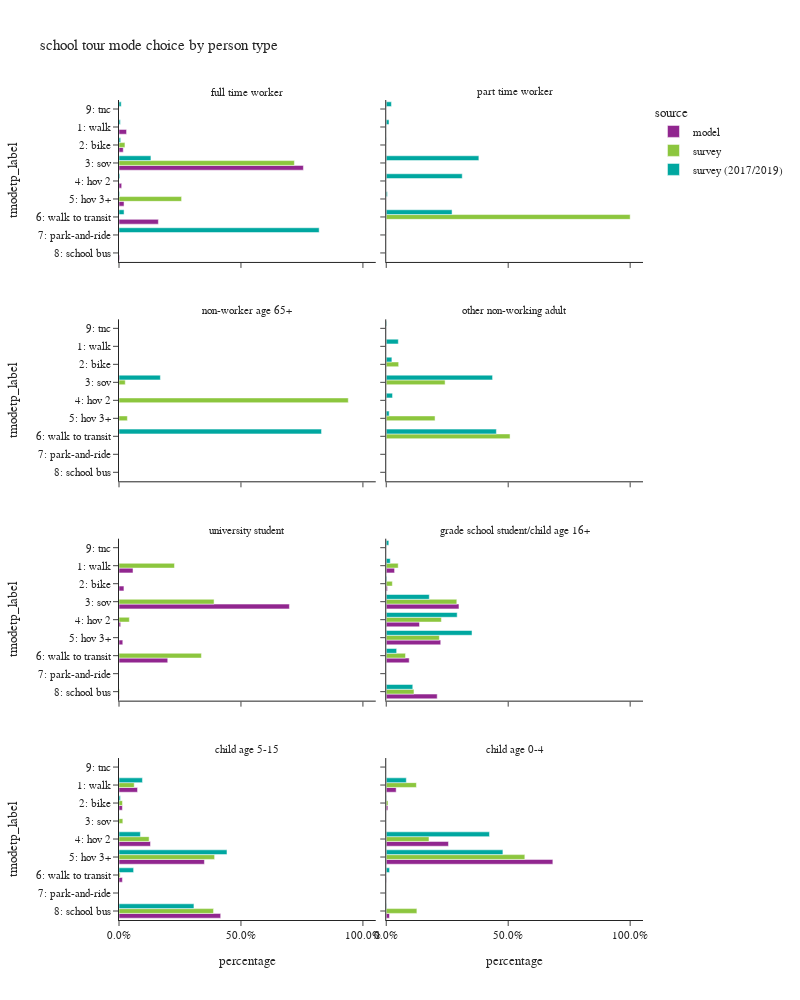

The cell this chart's notebook holds for it:
### Code cell
plot_mode_choice(sc_tour,"pptyp_label",
                 {"pptyp_label":["full time worker","part time worker","non-worker age 65+","other non-working adult",
                                 "university student","grade school student/child age 16+","child age 5-15","child age 0-4"],
                  "tmodetp_label":["1: walk","2: bike","3: sov","4: hov 2","5: hov 3+","6: walk to transit",
                                   "7: park-and-ride","8: school bus","9: other–survey only"]},
                 "person type",2,1000)

### Figure 1 — Plotly figure (JSON) as saved in the notebook; plotly's stock layout.template omitted (floating-point values rounded to 4 significant figures)
{"data": [{"alignmentgroup": "True", "customdata": [[48], [27], [1171], [17], [32], [250], [4]], "hovertemplate": "source=model<br>pptyp_label=full time worker<br>percentage=%{x}<br>tmodetp_label=%{y}<br>sample count=%{customdata[0]}<extra></extra>", "legendgroup": "model", "marker": {"color": "#91268F", "pattern": {"shape": ""}}, "name": "model", "offsetgroup": "model", "orientation": "h", "showlegend": true, "textposition": "auto", "type": "bar", "x": [0.03099, 0.01743, 0.756, 0.01097, 0.02066, 0.1614, 0.002582], "xaxis": "x7", "y": ["1: walk", "2: bike", "3: sov", "4: hov 2", "5: hov 3+", "6: walk to transit", "8: school bus"], "yaxis": "y7"}, {"alignmentgroup": "True", "customdata": [[1995], [702], [24257], [238], [539], [6938], [54]], "hovertemplate": "source=model<br>pptyp_label=university student<br>percentage=%{x}<br>tmodetp_label=%{y}<br>sample count=%{customdata[0]}<extra></extra>", "legendgroup": "model", "marker": {"color": "#91268F", "pattern": {"shape": ""}}, "name": "model", "offsetgroup": "model", "orientation": "h", "showlegend": false, "textposition": "auto", "type": "bar", "x": [0.05745, 0.02022, 0.6986, 0.006854, 0.01552, 0.1998, 0.001555], "xaxis": "x3", "y": ["1: walk", "2: bike", "3: sov", "4: hov 2", "5: hov 3+", "6: walk to transit", "8: school bus"], "yaxis": "y3"}, {"alignmentgroup": "True", "customdata": [[2915], [414], [25440], [11631], [19061], [8034], [17827]], "hovertemplate": "source=model<br>pptyp_label=grade school student/child age 16+<br>percentage=%{x}<br>tmodetp_label=%{y}<br>sample count=%{customdata[0]}<extra></extra>", "legendgroup": "model", "marker": {"color": "#91268F", "pattern": {"shape": ""}}, "name": "model", "offsetgroup": "model", "orientation": "h", "showlegend": false, "textposition": "auto", "type": "bar", "x": [0.03416, 0.004852, 0.2982, 0.1363, 0.2234, 0.09416, 0.2089], "xaxis": "x4", "y": ["1: walk", "2: bike", "3: sov", "4: hov 2", "5: hov 3+", "6: walk to transit", "8: school bus"], "yaxis": "y4"}, {"alignmentgroup": "True", "customdata": [[30748], [5602], [52277], [141694], [5641], [168674], [7]], "hovertemplate": "source=model<br>pptyp_label=child age 5-15<br>percentage=%{x}<br>tmodetp_label=%{y}<br>sample count=%{customdata[0]}<extra></extra>", "legendgroup": "model", "marker": {"color": "#91268F", "pattern": {"shape": ""}}, "name": "model", "offsetgroup": "model", "orientation": "h", "showlegend": false, "textposition": "auto", "type": "bar", "x": [0.07599, 0.01384, 0.1292, 0.3502, 0.01394, 0.4168, 1.73e-05], "xaxis": "x", "y": ["1: walk", "2: bike", "4: hov 2", "5: hov 3+", "6: walk to transit", "8: school bus", "9: tnc"], "yaxis": "y"}, {"alignmentgroup": "True", "customdata": [[1983], [327], [12445], [33313], [50], [653], [1]], "hovertemplate": "source=model<br>pptyp_label=child age 0-4<br>percentage=%{x}<br>tmodetp_label=%{y}<br>sample count=%{customdata[0]}<extra></extra>", "legendgroup": "model", "marker": {"color": "#91268F", "pattern": {"shape": ""}}, "name": "model", "offsetgroup": "model", "orientation": "h", "showlegend": false, "textposition": "auto", "type": "bar", "x": [0.04066, 0.006705, 0.2552, 0.683, 0.001025, 0.01339, 2.05e-05], "xaxis": "x2", "y": ["1: walk", "2: bike", "4: hov 2", "5: hov 3+", "6: walk to transit", "8: school bus", "9: tnc"], "yaxis": "y2"}, {"alignmentgroup": "True", "customdata": [[1], [2], [3]], "hovertemplate": "source=survey<br>pptyp_label=full time worker<br>percentage=%{x}<br>tmodetp_label=%{y}<br>sample count=%{customdata[0]}<extra></extra>", "legendgroup": "survey", "marker": {"color": "#8CC63E", "pattern": {"shape": ""}}, "name": "survey", "offsetgroup": "survey", "orientation": "h", "showlegend": true, "textposition": "auto", "type": "bar", "x": [0.02438, 0.719, 0.2566], "xaxis": "x7", "y": ["2: bike", "3: sov", "5: hov 3+"], "yaxis": "y7"}, {"alignmentgroup": "True", "customdata": [[1]], "hovertemplate": "source=survey<br>pptyp_label=part time worker<br>percentage=%{x}<br>tmodetp_label=%{y}<br>sample count=%{customdata[0]}<extra></extra>", "legendgroup": "survey", "marker": {"color": "#8CC63E", "pattern": {"shape": ""}}, "name": "survey", "offsetgroup": "survey", "orientation": "h", "showlegend": false, "textposition": "auto", "type": "bar", "x": [1.0], "xaxis": "x8", "y": ["6: walk to transit"], "yaxis": "y8"}, {"alignmentgroup": "True", "customdata": [[1], [2], [1]], "hovertemplate": "source=survey<br>pptyp_label=non-worker age 65+<br>percentage=%{x}<br>tmodetp_label=%{y}<br>sample count=%{customdata[0]}<extra></extra>", "legendgroup": "survey", "marker": {"color": "#8CC63E", "pattern": {"shape": ""}}, "name": "survey", "offsetgroup": "survey", "orientation": "h", "showlegend": false, "textposition": "auto", "type": "bar", "x": [0.02564, 0.94, 0.03435], "xaxis": "x5", "y": ["3: sov", "4: hov 2", "5: hov 3+"], "yaxis": "y5"}, {"alignmentgroup": "True", "customdata": [[1], [3], [2], [1]], "hovertemplate": "source=survey<br>pptyp_label=other non-working adult<br>percentage=%{x}<br>tmodetp_label=%{y}<br>sample count=%{customdata[0]}<extra></extra>", "legendgroup": "survey", "marker": {"color": "#8CC63E", "pattern": {"shape": ""}}, "name": "survey", "offsetgroup": "survey", "orientation": "h", "showlegend": false, "textposition": "auto", "type": "bar", "x": [0.05093, 0.2413, 0.2001, 0.5076], "xaxis": "x6", "y": ["2: bike", "3: sov", "5: hov 3+", "6: walk to transit"], "yaxis": "y6"}, {"alignmentgroup": "True", "customdata": [[11], [10], [1], [19], [1]], "hovertemplate": "source=survey<br>pptyp_label=university student<br>percentage=%{x}<br>tmodetp_label=%{y}<br>sample count=%{customdata[0]}<extra></extra>", "legendgroup": "survey", "marker": {"color": "#8CC63E", "pattern": {"shape": ""}}, "name": "survey", "offsetgroup": "survey", "orientation": "h", "showlegend": false, "textposition": "auto", "type": "bar", "x": [0.2275, 0.3897, 0.04238, 0.3379, 0.00251], "xaxis": "x3", "y": ["1: walk", "3: sov", "4: hov 2", "6: walk to transit", "8: school bus"], "yaxis": "y3"}, {"alignmentgroup": "True", "customdata": [[4], [3], [22], [8], [13], [11], [11]], "hovertemplate": "source=survey<br>pptyp_label=grade school student/child age 16+<br>percentage=%{x}<br>tmodetp_label=%{y}<br>sample count=%{customdata[0]}<extra></extra>", "legendgroup": "survey", "marker": {"color": "#8CC63E", "pattern": {"shape": ""}}, "name": "survey", "offsetgroup": "survey", "orientation": "h", "showlegend": false, "textposition": "auto", "type": "bar", "x": [0.04905, 0.02503, 0.2893, 0.2261, 0.2178, 0.07904, 0.1137], "xaxis": "x4", "y": ["1: walk", "2: bike", "3: sov", "4: hov 2", "5: hov 3+", "6: walk to transit", "8: school bus"], "yaxis": "y4"}, {"alignmentgroup": "True", "customdata": [[39], [14], [4], [53], [136], [14], [137]], "hovertemplate": "source=survey<br>pptyp_label=child age 5-15<br>percentage=%{x}<br>tmodetp_label=%{y}<br>sample count=%{customdata[0]}<extra></extra>", "legendgroup": "survey", "marker": {"color": "#8CC63E", "pattern": {"shape": ""}}, "name": "survey", "offsetgroup": "survey", "orientation": "h", "showlegend": false, "textposition": "auto", "type": "bar", "x": [0.06236, 0.01438, 0.01569, 0.1235, 0.3919, 0.004593, 0.3876], "xaxis": "x", "y": ["1: walk", "2: bike", "3: sov", "4: hov 2", "5: hov 3+", "6: walk to transit", "8: school bus"], "yaxis": "y"}, {"alignmentgroup": "True", "customdata": [[8], [5], [30], [38], [2]], "hovertemplate": "source=survey<br>pptyp_label=child age 0-4<br>percentage=%{x}<br>tmodetp_label=%{y}<br>sample count=%{customdata[0]}<extra></extra>", "legendgroup": "survey", "marker": {"color": "#8CC63E", "pattern": {"shape": ""}}, "name": "survey", "offsetgroup": "survey", "orientation": "h", "showlegend": false, "textposition": "auto", "type": "bar", "x": [0.1237, 0.007253, 0.1753, 0.5682, 0.1257], "xaxis": "x2", "y": ["1: walk", "2: bike", "4: hov 2", "5: hov 3+", "8: school bus"], "yaxis": "y2"}, {"alignmentgroup": "True", "customdata": [[2], [2], [12], [2], [1], [5], [1], [1]], "hovertemplate": "source=survey (2017/2019)<br>pptyp_label=full time worker<br>percentage=%{x}<br>tmodetp_label=%{y}<br>sample count=%{customdata[0]}<extra></extra>", "legendgroup": "survey (2017/2019)", "marker": {"color": "#00A7A0", "pattern": {"shape": ""}}, "name": "survey (2017/2019)", "offsetgroup": "survey (2017/2019)", "orientation": "h", "showlegend": true, "textposition": "auto", "type": "bar", "x": [0.005638, 0.006898, 0.1309, 0.003544, 0.002542, 0.02077, 0.8206, 0.009094], "xaxis": "x7", "y": ["1: walk", "2: bike", "3: sov", "4: hov 2", "5: hov 3+", "6: walk to transit", "7: park-and-ride", "9: tnc"], "yaxis": "y7"}, {"alignmentgroup": "True", "customdata": [[7], [2], [28], [11], [3], [42], [1], [4]], "hovertemplate": "source=survey (2017/2019)<br>pptyp_label=part time worker<br>percentage=%{x}<br>tmodetp_label=%{y}<br>sample count=%{customdata[0]}<extra></extra>", "legendgroup": "survey (2017/2019)", "marker": {"color": "#00A7A0", "pattern": {"shape": ""}}, "name": "survey (2017/2019)", "offsetgroup": "survey (2017/2019)", "orientation": "h", "showlegend": false, "textposition": "auto", "type": "bar", "x": [0.0114, 0.0009162, 0.3797, 0.3116, 0.004735, 0.2699, 0.0004328, 0.02134], "xaxis": "x8", "y": ["1: walk", "2: bike", "3: sov", "4: hov 2", "5: hov 3+", "6: walk to transit", "7: park-and-ride", "9: tnc"], "yaxis": "y8"}, {"alignmentgroup": "True", "customdata": [[2], [7]], "hovertemplate": "source=survey (2017/2019)<br>pptyp_label=non-worker age 65+<br>percentage=%{x}<br>tmodetp_label=%{y}<br>sample count=%{customdata[0]}<extra></extra>", "legendgroup": "survey (2017/2019)", "marker": {"color": "#00A7A0", "pattern": {"shape": ""}}, "name": "survey (2017/2019)", "offsetgroup": "survey (2017/2019)", "orientation": "h", "showlegend": false, "textposition": "auto", "type": "bar", "x": [0.1697, 0.8303], "xaxis": "x5", "y": ["3: sov", "6: walk to transit"], "yaxis": "y5"}, {"alignmentgroup": "True", "customdata": [[23], [12], [16], [9], [5], [65], [1]], "hovertemplate": "source=survey (2017/2019)<br>pptyp_label=other non-working adult<br>percentage=%{x}<br>tmodetp_label=%{y}<br>sample count=%{customdata[0]}<extra></extra>", "legendgroup": "survey (2017/2019)", "marker": {"color": "#00A7A0", "pattern": {"shape": ""}}, "name": "survey (2017/2019)", "offsetgroup": "survey (2017/2019)", "orientation": "h", "showlegend": false, "textposition": "auto", "type": "bar", "x": [0.04954, 0.02315, 0.4359, 0.02578, 0.01202, 0.4515, 0.002083], "xaxis": "x6", "y": ["1: walk", "2: bike", "3: sov", "4: hov 2", "5: hov 3+", "6: walk to transit", "9: tnc"], "yaxis": "y6"}, {"alignmentgroup": "True", "customdata": [[9], [1], [21], [24], [20], [20], [17], [1]], "hovertemplate": "source=survey (2017/2019)<br>pptyp_label=grade school student/child age 16+<br>percentage=%{x}<br>tmodetp_label=%{y}<br>sample count=%{customdata[0]}<extra></extra>", "legendgroup": "survey (2017/2019)", "marker": {"color": "#00A7A0", "pattern": {"shape": ""}}, "name": "survey (2017/2019)", "offsetgroup": "survey (2017/2019)", "orientation": "h", "showlegend": false, "textposition": "auto", "type": "bar", "x": [0.01642, 0.002528, 0.1765, 0.2908, 0.3517, 0.04267, 0.1088, 0.01059], "xaxis": "x4", "y": ["1: walk", "2: bike", "3: sov", "4: hov 2", "5: hov 3+", "6: walk to transit", "8: school bus", "9: tnc"], "yaxis": "y4"}, {"alignmentgroup": "True", "customdata": [[54], [12], [1], [94], [193], [47], [172], [1]], "hovertemplate": "source=survey (2017/2019)<br>pptyp_label=child age 5-15<br>percentage=%{x}<br>tmodetp_label=%{y}<br>sample count=%{customdata[0]}<extra></extra>", "legendgroup": "survey (2017/2019)", "marker": {"color": "#00A7A0", "pattern": {"shape": ""}}, "name": "survey (2017/2019)", "offsetgroup": "survey (2017/2019)", "orientation": "h", "showlegend": false, "textposition": "auto", "type": "bar", "x": [0.09615, 0.005824, 0.0005199, 0.08768, 0.4427, 0.05988, 0.3072, 6.317e-06], "xaxis": "x", "y": ["1: walk", "2: bike", "3: sov", "4: hov 2", "5: hov 3+", "6: walk to transit", "8: school bus", "9: tnc"], "yaxis": "y"}, {"alignmentgroup": "True", "customdata": [[14], [2], [58], [88], [8], [1]], "hovertemplate": "source=survey (2017/2019)<br>pptyp_label=child age 0-4<br>percentage=%{x}<br>tmodetp_label=%{y}<br>sample count=%{customdata[0]}<extra></extra>", "legendgroup": "survey (2017/2019)", "marker": {"color": "#00A7A0", "pattern": {"shape": ""}}, "name": "survey (2017/2019)", "offsetgroup": "survey (2017/2019)", "orientation": "h", "showlegend": false, "textposition": "auto", "type": "bar", "x": [0.08231, 0.0011, 0.4232, 0.4783, 0.0137, 0.001327], "xaxis": "x2", "y": ["1: walk", "2: bike", "4: hov 2", "5: hov 3+", "6: walk to transit", "8: school bus"], "yaxis": "y2"}], "layout": {"annotations": [{"font": {}, "showarrow": false, "text": "child age 5-15", "x": 0.245, "xanchor": "center", "xref": "paper", "y": 0.1975, "yanchor": "bottom", "yref": "paper"}, {"font": {}, "showarrow": false, "text": "child age 0-4", "x": 0.755, "xanchor": "center", "xref": "paper", "y": 0.1975, "yanchor": "bottom", "yref": "paper"}, {"font": {}, "showarrow": false, "text": "university student", "x": 0.245, "xanchor": "center", "xref": "paper", "y": 0.465, "yanchor": "bottom", "yref": "paper"}, {"font": {}, "showarrow": false, "text": "grade school student/child age 16+", "x": 0.755, "xanchor": "center", "xref": "paper", "y": 0.465, "yanchor": "bottom", "yref": "paper"}, {"font": {}, "showarrow": false, "text": "non-worker age 65+", "x": 0.245, "xanchor": "center", "xref": "paper", "y": 0.7325, "yanchor": "bottom", "yref": "paper"}, {"font": {}, "showarrow": false, "text": "other non-working adult", "x": 0.755, "xanchor": "center", "xref": "paper", "y": 0.7325, "yanchor": "bottom", "yref": "paper"}, {"font": {}, "showarrow": false, "text": "full time worker", "x": 0.245, "xanchor": "center", "xref": "paper", "y": 1.0, "yanchor": "bottom", "yref": "paper"}, {"font": {}, "showarrow": false, "text": "part time worker", "x": 0.755, "xanchor": "center", "xref": "paper", "y": 1.0, "yanchor": "bottom", "yref": "paper"}], "barmode": "group", "height": 1000, "legend": {"title": {"text": "source"}, "tracegroupgap": 0}, "title": {"text": "school tour mode choice by person type"}, "width": 800, "xaxis": {"anchor": "y", "domain": [0.0, 0.49], "tickformat": ".1%", "title": {"text": "percentage"}}, "xaxis2": {"anchor": "y2", "domain": [0.51, 1.0], "matches": "x", "tickformat": ".1%", "title": {"text": "percentage"}}, "xaxis3": {"anchor": "y3", "domain": [0.0, 0.49], "matches": "x", "showticklabels": false, "tickformat": ".1%"}, "xaxis4": {"anchor": "y4", "domain": [0.51, 1.0], "matches": "x", "showticklabels": false, "tickformat": ".1%"}, "xaxis5": {"anchor": "y5", "domain": [0.0, 0.49], "matches": "x", "showticklabels": false, "tickformat": ".1%"}, "xaxis6": {"anchor": "y6", "domain": [0.51, 1.0], "matches": "x", "showticklabels": false, "tickformat": ".1%"}, "xaxis7": {"anchor": "y7", "domain": [0.0, 0.49], "matches": "x", "showticklabels": false, "tickformat": ".1%"}, "xaxis8": {"anchor": "y8", "domain": [0.51, 1.0], "matches": "x", "showticklabels": false, "tickformat": ".1%"}, "yaxis": {"anchor": "x", "categoryarray": ["9: other–survey only", "8: school bus", "7: park-and-ride", "6: walk to transit", "5: hov 3+", "4: hov 2", "3: sov", "2: bike", "1: walk"], "categoryorder": "array", "domain": [0.0, 0.1975], "title": {"text": "tmodetp_label"}}, "yaxis2": {"anchor": "x2", "domain": [0.0, 0.1975], "matches": "y", "showticklabels": false}, "yaxis3": {"anchor": "x3", "categoryarray": ["9: other–survey only", "8: school bus", "7: park-and-ride", "6: walk to transit", "5: hov 3+", "4: hov 2", "3: sov", "2: bike", "1: walk"], "categoryorder": "array", "domain": [0.2675, 0.465], "matches": "y", "title": {"text": "tmodetp_label"}}, "yaxis4": {"anchor": "x4", "domain": [0.2675, 0.465], "matches": "y", "showticklabels": false}, "yaxis5": {"anchor": "x5", "categoryarray": ["9: other–survey only", "8: school bus", "7: park-and-ride", "6: walk to transit", "5: hov 3+", "4: hov 2", "3: sov", "2: bike", "1: walk"], "categoryorder": "array", "domain": [0.535, 0.7325], "matches": "y", "title": {"text": "tmodetp_label"}}, "yaxis6": {"anchor": "x6", "domain": [0.535, 0.7325], "matches": "y", "showticklabels": false}, "yaxis7": {"anchor": "x7", "categoryarray": ["9: other–survey only", "8: school bus", "7: park-and-ride", "6: walk to transit", "5: hov 3+", "4: hov 2", "3: sov", "2: bike", "1: walk"], "categoryorder": "array", "domain": [0.8025, 1.0], "matches": "y", "title": {"text": "tmodetp_label"}}, "yaxis8": {"anchor": "x8", "domain": [0.8025, 1.0], "matches": "y", "showticklabels": false}}}
